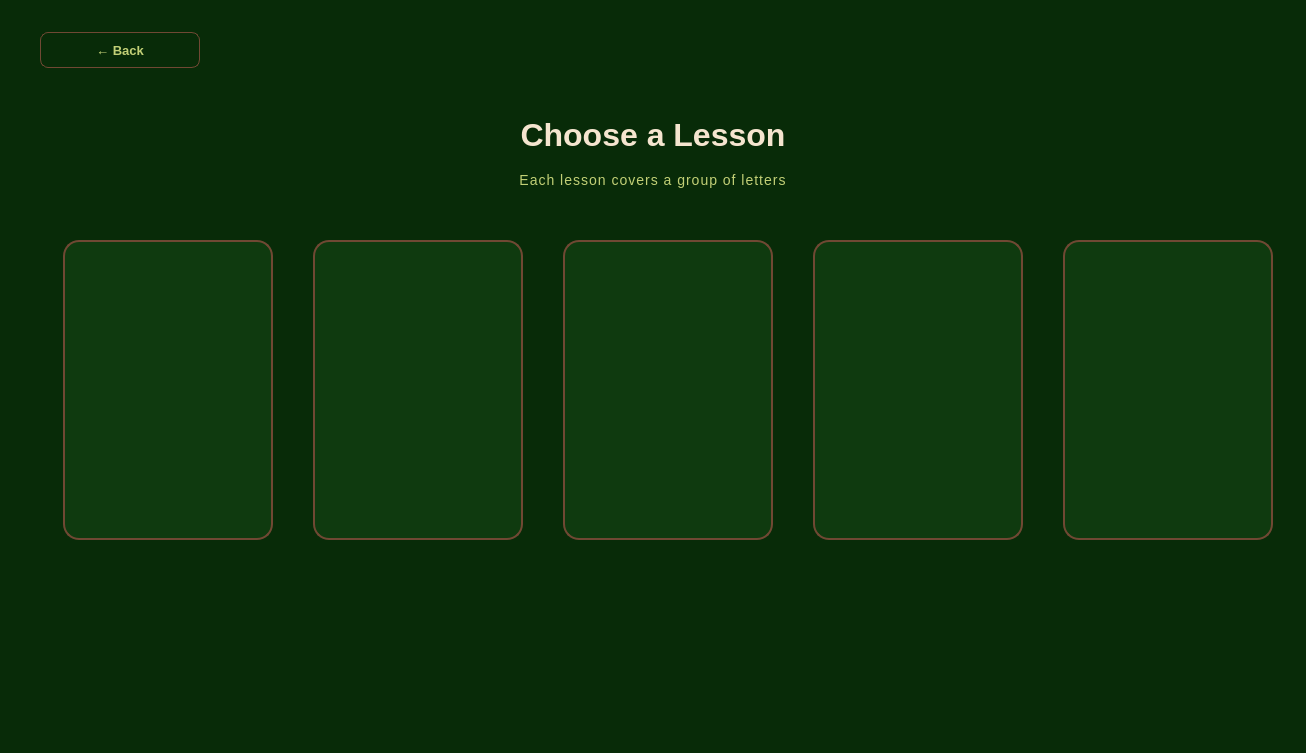
<?xml version="1.0" encoding="UTF-8"?>
<ui version="4.0">
 <class>LessonSelect</class>
 <widget class="QWidget" name="LessonSelect">
  <property name="geometry">
   <rect><x>0</x><y>0</y><width>1306</width><height>753</height></rect>
  </property>
  <property name="windowTitle"><string>Choose a Lesson</string></property>
  <property name="styleSheet">
   <string notr="true">
QWidget#LessonSelect {
    background-color: #082B08;
}
QLabel#titleLabel {
    color: #F5E5CF;
    font-size: 32px;
    font-weight: 800;
}
QLabel#subtitleLabel {
    color: #C2D076;
    font-size: 14px;
    letter-spacing: 1px;
}
QPushButton#backBtn {
    background-color: transparent;
    color: #C2D076;
    font-size: 13px;
    font-weight: 500;
    border: 1px solid #704833;
    border-radius: 8px;
    padding: 8px 18px;
}
QPushButton#backBtn:hover {
    color: #F5E5CF;
    border-color: #C2D076;
}
QPushButton#lesson1Btn, QPushButton#lesson2Btn, QPushButton#lesson3Btn,
QPushButton#lesson4Btn, QPushButton#lesson5Btn {
    background-color: #0f3a0f;
    color: #F5E5CF;
    font-size: 18px;
    font-weight: 700;
    border: 2px solid #704833;
    border-radius: 16px;
    padding: 0px;
}
QPushButton#lesson1Btn:hover { background-color: #123f12; border-color: #C2D076; }
QPushButton#lesson2Btn:hover { background-color: #123f12; border-color: #C2D076; }
QPushButton#lesson3Btn:hover { background-color: #123f12; border-color: #C2D076; }
QPushButton#lesson4Btn:hover { background-color: #123f12; border-color: #C2D076; }
QPushButton#lesson5Btn:hover { background-color: #123f12; border-color: #C2D076; }
   </string>
  </property>

  <widget class="QPushButton" name="backBtn">
   <property name="geometry"><rect><x>40</x><y>32</y><width>160</width><height>36</height></rect></property>
   <property name="text"><string>← Back</string></property>
  </widget>

  <widget class="QLabel" name="titleLabel">
   <property name="geometry"><rect><x>0</x><y>110</y><width>1306</width><height>50</height></rect></property>
   <property name="alignment"><set>Qt::AlignHCenter|Qt::AlignVCenter</set></property>
   <property name="text"><string>Choose a Lesson</string></property>
  </widget>

  <widget class="QLabel" name="subtitleLabel">
   <property name="geometry"><rect><x>0</x><y>166</y><width>1306</width><height>28</height></rect></property>
   <property name="alignment"><set>Qt::AlignHCenter|Qt::AlignVCenter</set></property>
   <property name="text"><string>Each lesson covers a group of letters</string></property>
  </widget>

  <!-- 5 lesson cards in a row -->
  <widget class="QPushButton" name="lesson1Btn">
   <property name="geometry"><rect><x>63</x><y>240</y><width>210</width><height>300</height></rect></property>
   <property name="text"><string></string></property>
   <property name="cursor"><cursorShape>PointingHandCursor</cursorShape></property>
  </widget>

  <widget class="QPushButton" name="lesson2Btn">
   <property name="geometry"><rect><x>313</x><y>240</y><width>210</width><height>300</height></rect></property>
   <property name="text"><string></string></property>
   <property name="cursor"><cursorShape>PointingHandCursor</cursorShape></property>
  </widget>

  <widget class="QPushButton" name="lesson3Btn">
   <property name="geometry"><rect><x>563</x><y>240</y><width>210</width><height>300</height></rect></property>
   <property name="text"><string></string></property>
   <property name="cursor"><cursorShape>PointingHandCursor</cursorShape></property>
  </widget>

  <widget class="QPushButton" name="lesson4Btn">
   <property name="geometry"><rect><x>813</x><y>240</y><width>210</width><height>300</height></rect></property>
   <property name="text"><string></string></property>
   <property name="cursor"><cursorShape>PointingHandCursor</cursorShape></property>
  </widget>

  <widget class="QPushButton" name="lesson5Btn">
   <property name="geometry"><rect><x>1063</x><y>240</y><width>210</width><height>300</height></rect></property>
   <property name="text"><string></string></property>
   <property name="cursor"><cursorShape>PointingHandCursor</cursorShape></property>
  </widget>

  <!-- Card labels overlay (painted by Python, these are placeholders) -->

 </widget>
 <resources/>
 <connections/>
</ui>
